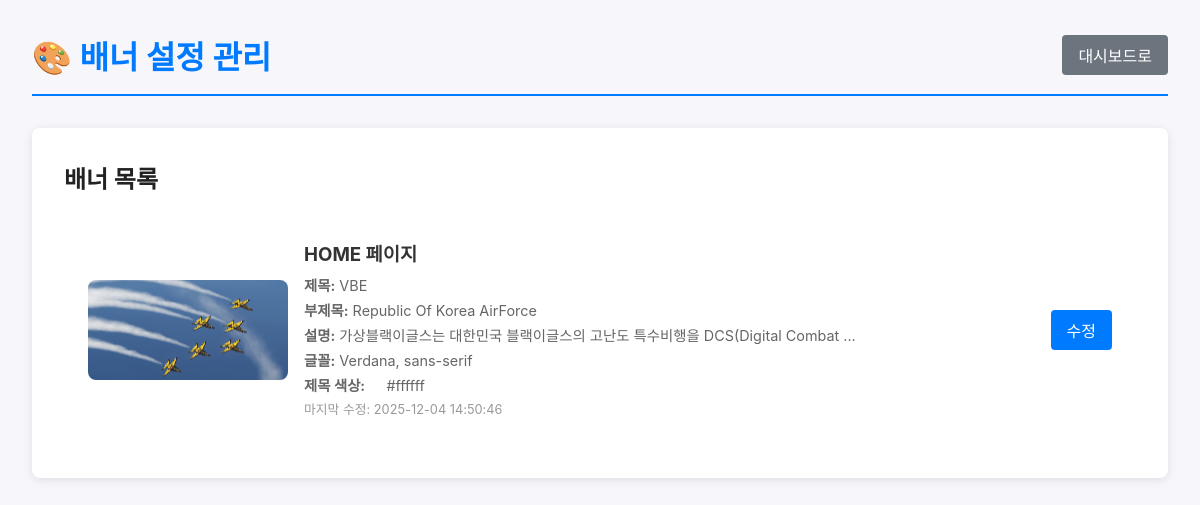
/admin/banner (signed in), run on the app's committed database.
### tables this page shows
CREATE TABLE banner_settings (
			id INTEGER PRIMARY KEY AUTOINCREMENT,
			page_name TEXT UNIQUE NOT NULL,
			background_image TEXT,
			title TEXT NOT NULL,
			subtitle TEXT,
			description TEXT,
			button_text TEXT,
			button_link TEXT,
			title_font TEXT DEFAULT 'Arial, sans-serif',
			title_color TEXT DEFAULT '#ffffff',
			subtitle_color TEXT DEFAULT '#ffffff',
			description_color TEXT DEFAULT '#ffffff',
			updated_at TIMESTAMP DEFAULT CURRENT_TIMESTAMP
		, vertical_position TEXT DEFAULT "center", padding_top INTEGER DEFAULT 250);

### app.py (the view)
@app.route('/admin/banner')
@login_required
def admin_banner():
	conn = get_db()
	banners = conn.execute('SELECT * FROM banner_settings ORDER BY page_name').fetchall()
	conn.close()
	return render_template('admin/banner.html', banners=banners)

### app.py (called while the page is built)
def get_db():
	conn = sqlite3.connect(DATABASE)
	conn.row_factory = sqlite3.Row
	return conn

def login_required(f):
	@wraps(f)
	def decorated_function(*args, **kwargs):
		if 'logged_in' not in session:
			flash('로그인이 필요합니다.', 'error')
			return redirect(url_for('admin_login'))
		return f(*args, **kwargs)
	return decorated_function

### templates/admin/banner.html (shortened to what this page needs)
<!DOCTYPE html>
<html lang="ko">
<head>
    <link rel="stylesheet" href="/static/style.css?v=900">
</head>
<body style="background: #f7f7fb;">
    <div class="admin-container">
        <div class="admin-header">
            <h1>🎨 배너 설정 관리</h1>
            <a href="{{ url_for('admin_dashboard') }}" class="btn btn-secondary">대시보드로</a>
        </div>
        <div class="banner-list">
            <h2 style="margin-top: 0;">배너 목록</h2>
            {% if banners %}
                {% for banner in banners %}
                <div class="banner-item">
                    <div style="display: flex; align-items: center; flex: 1;">
                        {% if banner.background_image %}
                        <div class="banner-preview" style="background-image: url('{{ banner.background_image }}');"></div>
                        {% endif %}
                        <div class="banner-info">
                            <h3>{{ banner.page_name|upper }} 페이지</h3>
                            <p><strong>제목:</strong> {{ banner.title }}</p>
                            <p><strong>부제목:</strong> {{ banner.subtitle or '없음' }}</p>
                            <p><strong>설명:</strong> {{ banner.description[:50] }}{{ '...' if banner.description|length > 50 else '' }}</p>
                            <p><strong>글꼴:</strong> {{ banner.title_font }}</p>
                            <p><strong>제목 색상:</strong> <span style="color: {{ banner.title_color }};">●</span> {{ banner.title_color }}</p>
                            <p style="font-size: 0.8rem; color: #999;">마지막 수정: {{ banner.updated_at }}</p>
                        </div>
                    </div>
                    <div>
                        <a href="{{ url_for('admin_banner_edit', banner_id=banner.id) }}" class="btn">수정</a>
                    </div>
                </div>
                {% endfor %}
            {% else %}
                <p style="text-align: center; color: #999; padding: 2rem;">등록된 배너 설정이 없습니다.</p>
            {% endif %}
        </div>
    </div>
</body>
</html>

### static/style.css (style rules this page uses)
:root { --bg:#f7f7fb; --accent:#0b5fff; --text:#222; }
* { box-sizing:border-box }
html, body { overflow-x:hidden;width:100%;max-width:100vw }
body { margin:0;padding:0;font-family: -apple-system, BlinkMacSystemFont, "Segoe UI", Roboto, "Noto Sans KR", "Helvetica Neue", Arial; color:var(--text); background:var(--bg) }
a, a:visited, a:hover, a:active { text-decoration: none; color: inherit; }
.btn { display:inline-block;background:var(--accent);color:#fff;padding:.6rem 1rem;border-radius:6px;text-decoration:none }

### templates/admin/banner.html (style rules this page uses)
.admin-container { max-width: 1200px; margin: 0 auto; padding: 2rem; }
.admin-header { display: flex; justify-content: space-between; align-items: center; margin-bottom: 2rem; padding-bottom: 1rem; border-bottom: 2px solid #007bff; }
.admin-header h1 { color: #007bff; margin: 0; }
.btn { padding: 0.5rem 1rem; background: #007bff; color: white; border: none; border-radius: 4px; text-decoration: none; cursor: pointer; display: inline-block; }
.btn-secondary { background: #6c757d; }
.banner-list { background: white; padding: 2rem; border-radius: 8px; box-shadow: 0 2px 10px rgba(0,0,0,0.1); }
.banner-item { padding: 1.5rem; border-bottom: 1px solid #eee; display: flex; justify-content: space-between; align-items: center; }
.banner-item:last-child { border-bottom: none; }
.banner-info h3 { margin: 0 0 0.5rem 0; color: #333; }
.banner-info p { margin: 0.25rem 0; color: #666; font-size: 0.9rem; }
.banner-preview { width: 200px; height: 100px; border-radius: 8px; background-size: cover; background-position: center; margin-right: 1rem; }

### data on the page
banner_settings: background_image (picture), page_name "HOME", title "VBE", subtitle "Republic Of Korea AirForce", description "가상블랙이글스는 대한민국 블랙이글스의 고난도 특수비행을 DCS(Digital Combat", description "...", title_font "Verdana, sans-serif", title_color "#ffffff", updated_at "2025-12-04 14:50:46"
